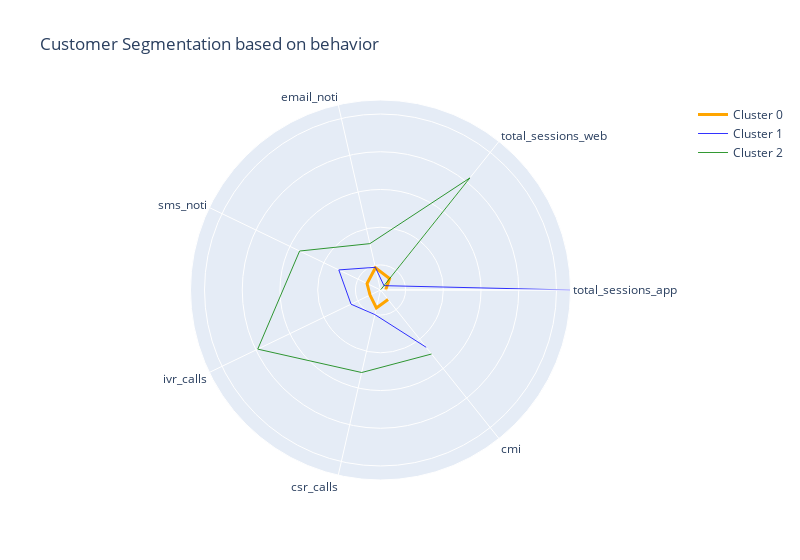

This figure's notebook cell:
### Code cell
# Kernel PCA Sigmoid function
fig = go.Figure()

for cluster in np.unique(clusters):
    radius = data_normalized.loc[data_normalized.cluster == cluster, features].mean() #/ data_normalized.loc[data_normalized.cluster == cluster, features].mean().max()
    thetas = features 
    actual_val = data.loc[data_normalized.cluster == cluster, features].mean()
    cluster_size = len(data[data.cluster == cluster])
    colors = ['orange', 'blue', 'green']
    fig.add_trace(
        go.Scatterpolar(r=radius, theta=thetas, mode='lines', name=f'Cluster {cluster}', text=[f'Mean value: {x}' for x in actual_val],
                        opacity=np.max([0.8, cluster_size / len(data[data.cluster == 0])]),
                        line=dict(width=np.max([1, 3*cluster_size / len(data[data.cluster == 0])]), color=colors[cluster])
                        )
        )

fig.update_layout(title='Customer Segmentation based on behavior', width=800, autosize=False,
                  polar=dict(
                        radialaxis=dict(
                            showticklabels=False  # remove radius label on radar
        )
    )
) #autosize false to not override variables
fig.show()

### Figure 1 — Plotly figure (JSON) as saved in the notebook; plotly's stock layout.template omitted (floating-point values rounded to 4 significant figures)
{"data": [{"line": {"color": "orange", "width": 3}, "mode": "lines", "name": "Cluster 0", "opacity": 1, "r": [-0.2637, -0.1391, -0.02994, -0.1343, -0.1781, -0.08828, -0.1719], "text": ["Mean value: 1.0621517359622803", "Mean value: 6.3167595370767256", "Mean value: 4.478782683240463", "Mean value: 7.7496785255036436", "Mean value: 1.2456065152164595", "Mean value: 0.9618516930990142", "Mean value: 586.0289892960706"], "theta": ["total_sessions_app", "total_sessions_web", "email_noti", "sms_noti", "ivr_calls", "csr_calls", "cmi"], "type": "scatterpolar"}, {"line": {"color": "blue", "width": 1}, "mode": "lines", "name": "Cluster 1", "opacity": 0.8, "r": [2.186, -0.2585, -0.02385, 0.2812, 0.1011, 0.00207, 0.6393], "text": ["Mean value: 10.15576323987539", "Mean value: 2.9501557632398754", "Mean value: 5.283489096573208", "Mean value: 14.953271028037383", "Mean value: 1.97196261682243", "Mean value: 1.2741433021806854", "Mean value: 1741.0624221146415"], "theta": ["total_sessions_app", "total_sessions_web", "email_noti", "sms_noti", "ivr_calls", "csr_calls", "cmi"], "type": "scatterpolar"}, {"line": {"color": "green", "width": 1}, "mode": "lines", "name": "Cluster 2", "opacity": 0.8, "r": [-0.3323, 1.568, 0.2981, 0.8577, 1.474, 0.7896, 0.7529], "text": ["Mean value: 0.8076923076923077", "Mean value: 54.45384615384615", "Mean value: 47.853846153846156", "Mean value: 24.95", "Mean value: 5.542307692307692", "Mean value: 3.996153846153846", "Mean value: 1902.833787337787"], "theta": ["total_sessions_app", "total_sessions_web", "email_noti", "sms_noti", "ivr_calls", "csr_calls", "cmi"], "type": "scatterpolar"}], "layout": {"autosize": false, "polar": {"radialaxis": {"showticklabels": false}}, "title": {"text": "Customer Segmentation based on behavior"}, "width": 800}}
